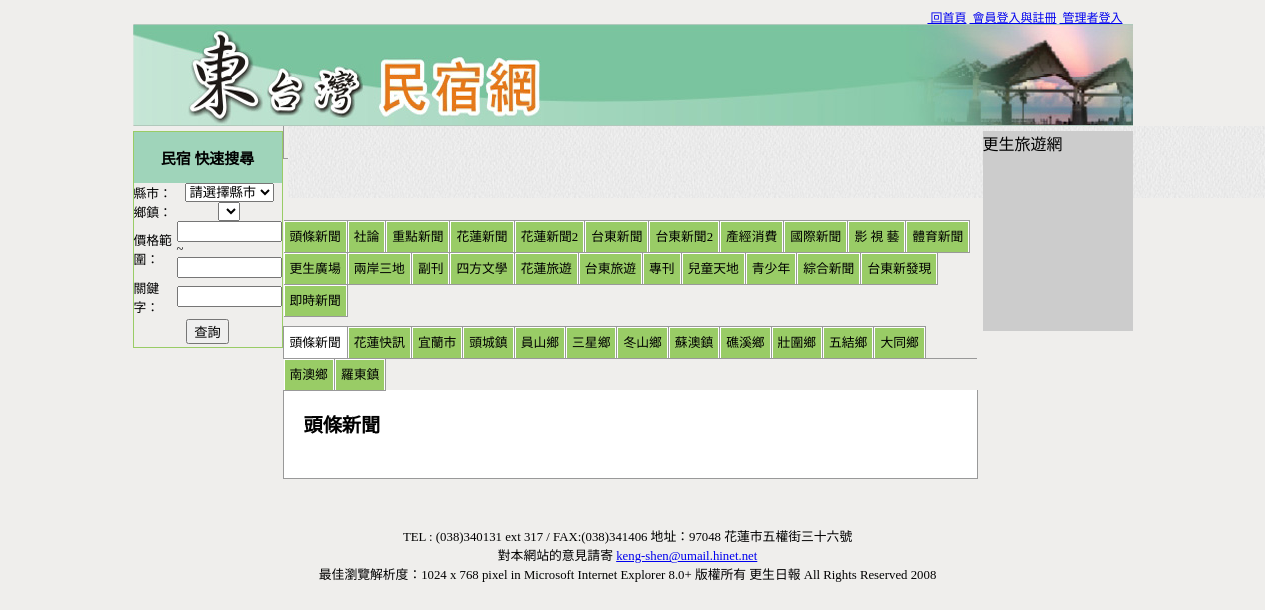
Page /cx_active_detail.php on the committed database.
### tables this page shows
CREATE TABLE `level1` (
  `level_id` int(6) unsigned zerofill NOT NULL auto_increment,
  `seq` int(5) NOT NULL default '0',
  `name` varchar(50) NOT NULL,
  `detail` varchar(255) NOT NULL,
  PRIMARY KEY  (`level_id`)
);

CREATE TABLE `level2` (
  `level2_id` int(6) unsigned zerofill NOT NULL auto_increment,
  `level1_id` int(6) unsigned zerofill NOT NULL default '000000',
  `seq` int(5) NOT NULL default '0',
  `name` varchar(50) NOT NULL,
  `detail` varchar(255) NOT NULL,
  `level1_show` varchar(5) NOT NULL default '0',
  `main_show` varchar(5) NOT NULL default '0',
  `rmail` varchar(30) NOT NULL,
  `post` int(3) unsigned NOT NULL default '0',
  `ex` varchar(20) default NULL,
  PRIMARY KEY  (`level2_id`)
);

### tab_searh.php (the view, shortened to what this page needs)
<?php require_once('Connections/ksnews3.php'); ?>
<?php
$colname_RecZip = $_GET['city'];
if(isset($_GET['city'])){
	$query_RecZip = sprintf("SELECT * FROM level2 WHERE level1_id = %s ORDER BY level2_id ASC", GetSQLValueString($colname_RecZip, "text"));
}
else
{
	$query_RecZip = sprintf("SELECT * FROM level2 WHERE level1_id = '000001' ORDER BY level2_id ASC");
}
$RecZip = mysql_query($query_RecZip, $ksnews3) or die(mysql_error());
$row_RecZip = mysql_fetch_assoc($RecZip);
$colname_RecContent = $_GET['city'];
if(isset($_GET['city'])){
$query_RecContent = sprintf("SELECT * FROM level2 WHERE level1_id = %s ORDER BY level2_id ASC", GetSQLValueString($colname_RecContent, "text"));
}
else
{
	$query_RecContent = sprintf("SELECT * FROM level2 WHERE level1_id = '000001' ORDER BY level2_id ASC");
}
$RecContent = mysql_query($query_RecContent, $ksnews3) or die(mysql_error());
$row_RecContent = mysql_fetch_assoc($RecContent);
?>
<head>
</head>
<ul class="tabs">
			<?php do { ?>
			  <li><a href="#tab<?php echo $row_RecZip['level2_id']; ?>"><?php echo $row_RecZip['name']; ?></a></li>
			<?php } while ($row_RecZip = mysql_fetch_assoc($RecZip)); ?>
		</ul>
		<div class="tab_container">
        <?php do { ?>
			<div id="tab<?php echo $row_RecContent['level2_id']; ?>" class="tab_content">
				<h2><?php echo $row_RecContent['name']; ?></h2>
		</div>
       	<?php } while($row_RecContent = mysql_fetch_assoc($RecContent)) ; ?>
		</div>

### cx_active_detail.php (shortened to what this page needs)
<!DOCTYPE html PUBLIC "-//W3C//DTD XHTML 1.0 Transitional//EN" "http://www.w3.org/TR/xhtml1/DTD/xhtml1-transitional.dtd">
<html xmlns="http://www.w3.org/1999/xhtml">
<head>
  <link href="css/style.css" rel="stylesheet" type="text/css" />
<link href="css/slider.css" rel="stylesheet" type="text/css" />
</head>
<body>
<div id="body">
	<?php
	include("header.php");
    include("cx_header.php");
    ?>
    <div id="cx_content">
      <div id="cx_left">
        <?php include_once('cx_search.php'); ?>
      </div>
      <div id="cx_middle">
          <div id="cx_m_top">
            <?php include_once("cx_active_text.php");?>
        </div>
          <div id="cx_m_middle">
          <?php
		  include("banner_row.php");
		  ?>
          </div>
              <div id="cx_m_nav">
              <?php include_once('abgne_tab.php');?>
      		</div>
    		<?php
			include('cx_m_botton.php');
			?>
    </div>
    <div id="cx_right">
      <?php include_once('cx_travel.php');?>
    </div>
  </div>
  <?php include_once('cx_footer.php'); ?>
</div>
</body>
</html>

### header.php (shortened to what this page needs)
<div id="header">
   <div id="dete">
   </div>
   <?php if(empty($_SESSION["MM_Username"])){?>
   <div id="header_R"> <div id="link1">
   <a href="index.php">&nbsp;回首頁</a>
 <a href="login.php">&nbsp;會員登入與註冊</a>
 <a href="admin_manage/login.php">&nbsp;管理者登入</a>
 </div></div>
   <?php }?>

### cx_header.php
<div id="cx_header">
  <?php
  if(dirname($_SERVER['PHP_SELF']) == "/ksbnb/admin_manage") {?>
  <a id="logo" class="divlink" href="../index.php">logo</a>
  <?php } else {?>
  <a id="logo" class="divlink" href="index.php">logo</a>
  <?php } ?>
</div>

### cx_search.php (shortened to what this page needs)
<link href="SpryAssets/SpryValidationTextField.css" rel="stylesheet" type="text/css" />
<div id="cx_search">
        <form action="search.php" method="post" id="form1" name="form1">
        <table width="150px" border="0" cellpadding="0" cellspacing="0">
          <tr>
            <td height="21" colspan="2" align="center" style="background-color:#9FD4BA"><h3>民宿 快速搜尋</h3></td>
          </tr>
          <tr>
            <td>縣市：</td>
            <td align="center"><label for="city"></label>
              <select name="city" id="city">
                <option value="">請選擇縣市</option>
            </select></td>
          </tr>
          <tr>
            <td width="67">鄉鎮：</td>
            <td width="68" align="center"><label for="b_zip"></label>
              <select name="b_zip" id="b_zip">
</select></td>
          </tr>
          <tr>
            <td>價格範圍：</td>
            <td><label for="lowprice"></label>
              <span id="sprytextfield1">
              <input name="lowprice" type="text" id="lowprice" size="10" />
<span class="textfieldInvalidFormatMsg">格式無效。</span></span> ~
<span id="sprytextfield2">
<input name="highprice" type="text" id="highprice" size="10" />
<span class="textfieldInvalidFormatMsg">格式無效。</span></span></td>
          </tr>
          <tr>
            <td height="18">關鍵字：</td>
            <td width="6"><label for="key"></label>
              <input name="key" type="text" id="key" size="10" /></td>
          </tr>
          <tr>
            <td height="31" colspan="2" align="center"><a href="test.php">
              <button type="submit" id="sumbit">查詢</button>
            </a></td>
          </tr>
        </table></form>
      </div>

### cx_active_text.php (shortened to what this page needs)
<div class="row-bot" style="margin-left:5px">
<div class="slider-wrapper">
</div>
<table border="0" cellspacing="0" cellpadding="0" width="100%">
  <tr>
    <td>&nbsp;</td>
  </tr>
</table>
</div>

### abgne_tab.php (shortened to what this page needs)
<?php require_once('Connections/ksnews3.php'); ?>
  <ul class="tabs">
    <?php
    $RecDetail = sprintf("SELECT * FROM level1 ORDER BY level_id");
    $Result = mysql_query($RecDetail,$ksnews3);
    $row_RecDetail = mysql_fetch_assoc($Result);
    ?>
    <?php do { ?>
    <?php if($row_RecDetail['name'] != ""){ ?>
    <li><a href="#abgne_tab" id="click"><?php echo $row_RecDetail['name']; ?></a><input id="city" type="hidden" value="<?php echo $row_RecDetail['level_id']; ?>" /></li>
    <?php } ?>
    <?php } while ($row_RecDetail = mysql_fetch_assoc($Result)); ?>
  </ul>
<div class="abgne_tab" id="abgne_tab">
<?php include("tab_searh.php");?>
</div>

### cx_m_botton.php (shortened to what this page needs)
<div id="cx_m_botton">
</div>

### cx_travel.php
<div id="cx_travel">更生旅遊網</div>

### cx_footer.php
<div id="cx_footer">
    <div id="copyright" align="center" style="font-size:0.8em">TEL : (038)340131 ext 317 / FAX:(038)341406 地址：97048 花蓮市五權街三十六號<br />
    對本網站的意見請寄 <a href="mailto:keng-shen@umail.hinet.net">keng-shen@umail.hinet.net</a><br />
    最佳瀏覽解析度：1024 x 768 pixel in Microsoft Internet Explorer 8.0+ 版權所有 更生日報 All Rights Reserved 2008</div>
</div>

### css/style.css (style rules this page uses)
body { background-color: #EFEEEC; }
#body { width: 1000px; margin-right: auto; margin-left: auto; }
#cx_header { width: 1000px; float: left; background-image: url(../images/unnamed.jpg); }
#cx_header #logo { float: left; height: 100px; width: 420px; display: block; text-indent: -9999px; }
#cx_content { float: left; width: 1000px; }
#cx_content #cx_left { float: left; width: 15%; }
#cx_left #cx_search { float: left; width: 100%; margin-top: 5px; margin-bottom: 5px; }
#cx_content #cx_middle { float: left; width: 70%; }
#cx_middle #cx_m_top { float: left; width: 100%; }
#cx_middle #cx_m_middle { float: left; width: 99%; margin-top: 10px; margin-bottom: 10px; border: 1px solid #EFEEEC; }
#cx_middle #cx_m_botton { float: left; width: 99%; margin-bottom: 5px; border: 1px solid #EFEEEC; margin-top: 5px; }
#cx_content #cx_right { float: left; width: 15%; }
#cx_right #cx_travel { height: 200px; margin-top: 5px; margin-bottom: 5px; background-color: #CCC; }
#cx_footer { float: left; width: 100%; margin-top: 20px; }
#cx_footer #copyright { float: left; width: 99%; height: 75px; margin: 5px; }
ul, li { margin: 0; padding: 0; list-style: none; }
.row-bot { width:1000px; padding:5px 0 0; background:url(../images/content-tail.gif) center top repeat }
.slider-wrapper { margin:0 auto; width:1000px; padding-bottom:46px; background:url(../images/slider-bg.png) 0 0 no-repeat; overflow:hidden; }

### cx_active_detail.php (style rules this page uses)
#cx_search table { font-size: 0.8em; border: 1px solid #9C6; }

### header.php (style rules this page uses)
#header { height: 16px; width: 990px; }
#header_R { float: right; height: 16px; width: auto; font-family: "微軟正黑體", "標楷體", "細明體"; font-size: 12px; }
#dete { float: left; height: 16px; width: 350px; font-family: "微軟正黑體", "標楷體", "新細明體"; }
#logo { height: 62px; width: 990px; float: left; margin-top: 2px; background-image: url(images/kslogo2_1.gif); }

### abgne_tab.php (style rules this page uses)
.abgne_tab { clear: left; width: 99%; margin-top: 10px; margin-right: 0; margin-bottom: 10px; margin-left: 0; float: left; }
ul.tabs { width: 100%; height: 32px; border-bottom: 1px solid #999; border-left: 1px solid #999; }
ul.tabs li { float: left; height: 31px; line-height: 30px; overflow: hidden; position: relative; margin-bottom: -1px; border: 1px solid #999; border-left: none; font-size: 0.8em; background-color: #9C6; }
ul.tabs li a { display: block; padding: 0 5px; color: #000; border: 1px solid #fff; text-decoration: none; }
ul.tabs li.active { background: #fff; border-bottom: 1px solid #fff; }
div.tab_container { clear: left; width: 100%; border: 1px solid #999; border-top: none; background: #fff; }
div.tab_container .tab_content { padding: 20px; font-size: 0.8em; }
div.tab_container .tab_content h2 { margin: 0 0 20px; }

### rows in the picture
level1: name "頭條新聞"
level1: name "社論"
level1: name "重點新聞"
level1: name "花蓮新聞"
level1: name "花蓮新聞2"
level1: name "台東新聞"
level1: name "台東新聞2"
level1: name "產經消費"
level1: name "國際新聞"
level1: name "影 視 藝"
level1: name "體育新聞"
level1: name "更生廣場"
level1: name "兩岸三地"
level1: name "副刊"
level1: name "四方文學"
level1: name "花蓮旅遊"
level1: name "台東旅遊"
level1: name "專刊"
level1: name "兒童天地"
level1: name "青少年"
level1: name "綜合新聞"
level1: name "台東新發現"
level1: name "即時新聞"
level2: name "頭條新聞"
level2: name "花蓮快訊"
level2: name "宜蘭市"
level2: name "頭城鎮"
level2: name "員山鄉"
level2: name "三星鄉"
level2: name "冬山鄉"
level2: name "蘇澳鎮"
level2: name "礁溪鄉"
level2: name "壯圍鄉"
level2: name "五結鄉"
level2: name "大同鄉"
level2: name "南澳鄉"
level2: name "羅東鎮"
